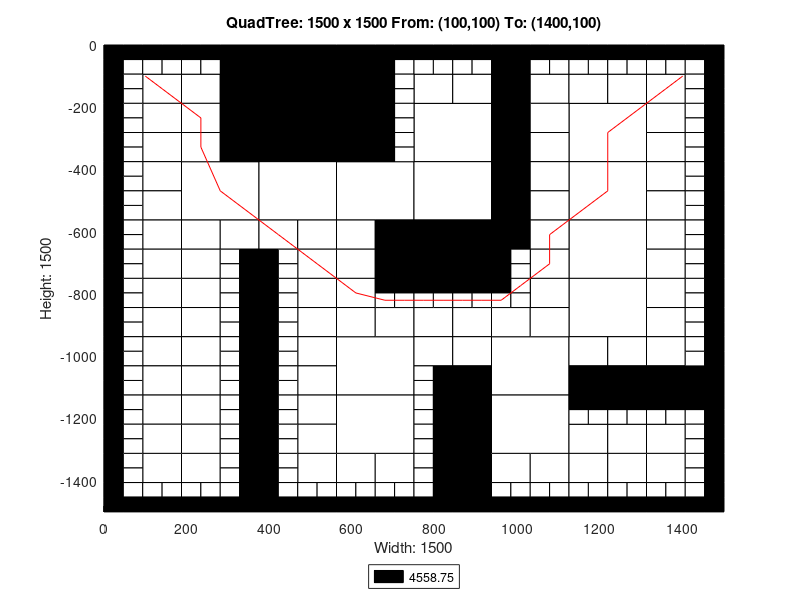

The MATLAB source for this figure:
axis([0 1500 -1500 0]);
title('QuadTree: 1500 x 1500 From: (100,100) To: (1400,100)');
xlabel('Width: 1500');
ylabel('Height: 1500');
rectangle('Position',[375 -187.5 187.5 187.5], 'FaceColor',[0 0 0]);
rectangle('Position',[375 -375 187.5 187.5], 'FaceColor',[0 0 0]);
rectangle('Position',[187.5 -562.5 187.5 187.5], 'FaceColor',[1 1 1]);
rectangle('Position',[375 -562.5 187.5 187.5], 'FaceColor',[1 1 1]);
rectangle('Position',[562.5 -562.5 187.5 187.5], 'FaceColor',[1 1 1]);
rectangle('Position',[750 -375 187.5 187.5], 'FaceColor',[1 1 1]);
rectangle('Position',[1125 -375 187.5 187.5], 'FaceColor',[1 1 1]);
rectangle('Position',[750 -562.5 187.5 187.5], 'FaceColor',[1 1 1]);
rectangle('Position',[750 -750 187.5 187.5], 'FaceColor',[0 0 0]);
rectangle('Position',[1125 -562.5 187.5 187.5], 'FaceColor',[1 1 1]);
rectangle('Position',[1125 -750 187.5 187.5], 'FaceColor',[1 1 1]);
rectangle('Position',[562.5 -1125 187.5 187.5], 'FaceColor',[1 1 1]);
rectangle('Position',[562.5 -1312.5 187.5 187.5], 'FaceColor',[1 1 1]);
rectangle('Position',[937.5 -1125 187.5 187.5], 'FaceColor',[1 1 1]);
rectangle('Position',[1125 -937.5 187.5 187.5], 'FaceColor',[1 1 1]);
rectangle('Position',[937.5 -1312.5 187.5 187.5], 'FaceColor',[1 1 1]);
rectangle('Position',[93.75 -187.5 93.75 93.75], 'FaceColor',[1 1 1]);
rectangle('Position',[281.25 -93.75 93.75 93.75], 'FaceColor',[0 0 0]);
rectangle('Position',[187.5 -187.5 93.75 93.75], 'FaceColor',[1 1 1]);
rectangle('Position',[281.25 -187.5 93.75 93.75], 'FaceColor',[0 0 0]);
rectangle('Position',[93.75 -281.25 93.75 93.75], 'FaceColor',[1 1 1]);
rectangle('Position',[93.75 -375 93.75 93.75], 'FaceColor',[1 1 1]);
rectangle('Position',[187.5 -281.25 93.75 93.75], 'FaceColor',[1 1 1]);
rectangle('Position',[281.25 -281.25 93.75 93.75], 'FaceColor',[0 0 0]);
rectangle('Position',[187.5 -375 93.75 93.75], 'FaceColor',[1 1 1]);
rectangle('Position',[281.25 -375 93.75 93.75], 'FaceColor',[0 0 0]);
rectangle('Position',[562.5 -93.75 93.75 93.75], 'FaceColor',[0 0 0]);
rectangle('Position',[562.5 -187.5 93.75 93.75], 'FaceColor',[0 0 0]);
rectangle('Position',[562.5 -281.25 93.75 93.75], 'FaceColor',[0 0 0]);
rectangle('Position',[562.5 -375 93.75 93.75], 'FaceColor',[0 0 0]);
rectangle('Position',[93.75 -468.75 93.75 93.75], 'FaceColor',[1 1 1]);
rectangle('Position',[93.75 -562.5 93.75 93.75], 'FaceColor',[1 1 1]);
rectangle('Position',[93.75 -656.25 93.75 93.75], 'FaceColor',[1 1 1]);
rectangle('Position',[93.75 -750 93.75 93.75], 'FaceColor',[1 1 1]);
rectangle('Position',[187.5 -656.25 93.75 93.75], 'FaceColor',[1 1 1]);
rectangle('Position',[281.25 -656.25 93.75 93.75], 'FaceColor',[1 1 1]);
rectangle('Position',[187.5 -750 93.75 93.75], 'FaceColor',[1 1 1]);
rectangle('Position',[375 -656.25 93.75 93.75], 'FaceColor',[1 1 1]);
rectangle('Position',[468.75 -656.25 93.75 93.75], 'FaceColor',[1 1 1]);
rectangle('Position',[468.75 -750 93.75 93.75], 'FaceColor',[1 1 1]);
rectangle('Position',[562.5 -656.25 93.75 93.75], 'FaceColor',[1 1 1]);
rectangle('Position',[656.25 -656.25 93.75 93.75], 'FaceColor',[0 0 0]);
rectangle('Position',[562.5 -750 93.75 93.75], 'FaceColor',[1 1 1]);
rectangle('Position',[656.25 -750 93.75 93.75], 'FaceColor',[0 0 0]);
rectangle('Position',[750 -187.5 93.75 93.75], 'FaceColor',[1 1 1]);
rectangle('Position',[843.75 -187.5 93.75 93.75], 'FaceColor',[1 1 1]);
rectangle('Position',[937.5 -93.75 93.75 93.75], 'FaceColor',[0 0 0]);
rectangle('Position',[937.5 -187.5 93.75 93.75], 'FaceColor',[0 0 0]);
rectangle('Position',[1031.25 -187.5 93.75 93.75], 'FaceColor',[1 1 1]);
rectangle('Position',[937.5 -281.25 93.75 93.75], 'FaceColor',[0 0 0]);
rectangle('Position',[1031.25 -281.25 93.75 93.75], 'FaceColor',[1 1 1]);
rectangle('Position',[937.5 -375 93.75 93.75], 'FaceColor',[0 0 0]);
rectangle('Position',[1031.25 -375 93.75 93.75], 'FaceColor',[1 1 1]);
rectangle('Position',[1125 -187.5 93.75 93.75], 'FaceColor',[1 1 1]);
rectangle('Position',[1218.75 -187.5 93.75 93.75], 'FaceColor',[1 1 1]);
rectangle('Position',[1312.5 -187.5 93.75 93.75], 'FaceColor',[1 1 1]);
rectangle('Position',[1312.5 -281.25 93.75 93.75], 'FaceColor',[1 1 1]);
rectangle('Position',[1312.5 -375 93.75 93.75], 'FaceColor',[1 1 1]);
rectangle('Position',[937.5 -468.75 93.75 93.75], 'FaceColor',[0 0 0]);
rectangle('Position',[1031.25 -468.75 93.75 93.75], 'FaceColor',[1 1 1]);
rectangle('Position',[937.5 -562.5 93.75 93.75], 'FaceColor',[0 0 0]);
rectangle('Position',[1031.25 -562.5 93.75 93.75], 'FaceColor',[1 1 1]);
rectangle('Position',[937.5 -656.25 93.75 93.75], 'FaceColor',[0 0 0]);
rectangle('Position',[1031.25 -656.25 93.75 93.75], 'FaceColor',[1 1 1]);
rectangle('Position',[1031.25 -750 93.75 93.75], 'FaceColor',[1 1 1]);
rectangle('Position',[1312.5 -468.75 93.75 93.75], 'FaceColor',[1 1 1]);
rectangle('Position',[1312.5 -562.5 93.75 93.75], 'FaceColor',[1 1 1]);
rectangle('Position',[1312.5 -656.25 93.75 93.75], 'FaceColor',[1 1 1]);
rectangle('Position',[1312.5 -750 93.75 93.75], 'FaceColor',[1 1 1]);
rectangle('Position',[93.75 -843.75 93.75 93.75], 'FaceColor',[1 1 1]);
rectangle('Position',[93.75 -937.5 93.75 93.75], 'FaceColor',[1 1 1]);
rectangle('Position',[187.5 -843.75 93.75 93.75], 'FaceColor',[1 1 1]);
rectangle('Position',[187.5 -937.5 93.75 93.75], 'FaceColor',[1 1 1]);
rectangle('Position',[93.75 -1031.25 93.75 93.75], 'FaceColor',[1 1 1]);
rectangle('Position',[93.75 -1125 93.75 93.75], 'FaceColor',[1 1 1]);
rectangle('Position',[187.5 -1031.25 93.75 93.75], 'FaceColor',[1 1 1]);
rectangle('Position',[187.5 -1125 93.75 93.75], 'FaceColor',[1 1 1]);
rectangle('Position',[468.75 -843.75 93.75 93.75], 'FaceColor',[1 1 1]);
rectangle('Position',[468.75 -937.5 93.75 93.75], 'FaceColor',[1 1 1]);
rectangle('Position',[562.5 -843.75 93.75 93.75], 'FaceColor',[1 1 1]);
rectangle('Position',[562.5 -937.5 93.75 93.75], 'FaceColor',[1 1 1]);
rectangle('Position',[656.25 -937.5 93.75 93.75], 'FaceColor',[1 1 1]);
rectangle('Position',[468.75 -1031.25 93.75 93.75], 'FaceColor',[1 1 1]);
rectangle('Position',[468.75 -1125 93.75 93.75], 'FaceColor',[1 1 1]);
rectangle('Position',[93.75 -1218.75 93.75 93.75], 'FaceColor',[1 1 1]);
rectangle('Position',[93.75 -1312.5 93.75 93.75], 'FaceColor',[1 1 1]);
rectangle('Position',[187.5 -1218.75 93.75 93.75], 'FaceColor',[1 1 1]);
rectangle('Position',[187.5 -1312.5 93.75 93.75], 'FaceColor',[1 1 1]);
rectangle('Position',[93.75 -1406.25 93.75 93.75], 'FaceColor',[1 1 1]);
rectangle('Position',[187.5 -1406.25 93.75 93.75], 'FaceColor',[1 1 1]);
rectangle('Position',[468.75 -1218.75 93.75 93.75], 'FaceColor',[1 1 1]);
rectangle('Position',[468.75 -1312.5 93.75 93.75], 'FaceColor',[1 1 1]);
rectangle('Position',[468.75 -1406.25 93.75 93.75], 'FaceColor',[1 1 1]);
rectangle('Position',[562.5 -1406.25 93.75 93.75], 'FaceColor',[1 1 1]);
rectangle('Position',[656.25 -1406.25 93.75 93.75], 'FaceColor',[1 1 1]);
rectangle('Position',[750 -937.5 93.75 93.75], 'FaceColor',[1 1 1]);
rectangle('Position',[843.75 -937.5 93.75 93.75], 'FaceColor',[1 1 1]);
rectangle('Position',[1031.25 -843.75 93.75 93.75], 'FaceColor',[1 1 1]);
rectangle('Position',[937.5 -937.5 93.75 93.75], 'FaceColor',[1 1 1]);
rectangle('Position',[1031.25 -937.5 93.75 93.75], 'FaceColor',[1 1 1]);
rectangle('Position',[750 -1031.25 93.75 93.75], 'FaceColor',[1 1 1]);
rectangle('Position',[843.75 -1031.25 93.75 93.75], 'FaceColor',[1 1 1]);
rectangle('Position',[843.75 -1125 93.75 93.75], 'FaceColor',[0 0 0]);
rectangle('Position',[1312.5 -843.75 93.75 93.75], 'FaceColor',[1 1 1]);
rectangle('Position',[1312.5 -937.5 93.75 93.75], 'FaceColor',[1 1 1]);
rectangle('Position',[1125 -1031.25 93.75 93.75], 'FaceColor',[1 1 1]);
rectangle('Position',[1218.75 -1031.25 93.75 93.75], 'FaceColor',[1 1 1]);
rectangle('Position',[1125 -1125 93.75 93.75], 'FaceColor',[0 0 0]);
rectangle('Position',[1218.75 -1125 93.75 93.75], 'FaceColor',[0 0 0]);
rectangle('Position',[1312.5 -1031.25 93.75 93.75], 'FaceColor',[1 1 1]);
rectangle('Position',[1312.5 -1125 93.75 93.75], 'FaceColor',[0 0 0]);
rectangle('Position',[1406.25 -1125 93.75 93.75], 'FaceColor',[0 0 0]);
rectangle('Position',[843.75 -1218.75 93.75 93.75], 'FaceColor',[0 0 0]);
rectangle('Position',[843.75 -1312.5 93.75 93.75], 'FaceColor',[0 0 0]);
rectangle('Position',[843.75 -1406.25 93.75 93.75], 'FaceColor',[0 0 0]);
rectangle('Position',[843.75 -1500 93.75 93.75], 'FaceColor',[0 0 0]);
rectangle('Position',[937.5 -1406.25 93.75 93.75], 'FaceColor',[1 1 1]);
rectangle('Position',[1031.25 -1406.25 93.75 93.75], 'FaceColor',[1 1 1]);
rectangle('Position',[1125 -1312.5 93.75 93.75], 'FaceColor',[1 1 1]);
rectangle('Position',[1218.75 -1312.5 93.75 93.75], 'FaceColor',[1 1 1]);
rectangle('Position',[1312.5 -1312.5 93.75 93.75], 'FaceColor',[1 1 1]);
rectangle('Position',[1125 -1406.25 93.75 93.75], 'FaceColor',[1 1 1]);
rectangle('Position',[1218.75 -1406.25 93.75 93.75], 'FaceColor',[1 1 1]);
rectangle('Position',[1312.5 -1406.25 93.75 93.75], 'FaceColor',[1 1 1]);
rectangle('Position',[0 -46.875 46.875 46.875], 'FaceColor',[0 0 0]);
rectangle('Position',[46.875 -46.875 46.875 46.875], 'FaceColor',[0 0 0]);
rectangle('Position',[0 -93.75 46.875 46.875], 'FaceColor',[0 0 0]);
rectangle('Position',[46.875 -93.75 46.875 46.875], 'FaceColor',[1 1 1]);
rectangle('Position',[93.75 -46.875 46.875 46.875], 'FaceColor',[0 0 0]);
rectangle('Position',[140.625 -46.875 46.875 46.875], 'FaceColor',[0 0 0]);
rectangle('Position',[93.75 -93.75 46.875 46.875], 'FaceColor',[1 1 1]);
rectangle('Position',[140.625 -93.75 46.875 46.875], 'FaceColor',[1 1 1]);
rectangle('Position',[0 -140.625 46.875 46.875], 'FaceColor',[0 0 0]);
rectangle('Position',[46.875 -140.625 46.875 46.875], 'FaceColor',[1 1 1]);
rectangle('Position',[0 -187.5 46.875 46.875], 'FaceColor',[0 0 0]);
rectangle('Position',[46.875 -187.5 46.875 46.875], 'FaceColor',[1 1 1]);
rectangle('Position',[187.5 -46.875 46.875 46.875], 'FaceColor',[0 0 0]);
rectangle('Position',[234.375 -46.875 46.875 46.875], 'FaceColor',[0 0 0]);
rectangle('Position',[187.5 -93.75 46.875 46.875], 'FaceColor',[1 1 1]);
rectangle('Position',[234.375 -93.75 46.875 46.875], 'FaceColor',[1 1 1]);
rectangle('Position',[0 -234.375 46.875 46.875], 'FaceColor',[0 0 0]);
rectangle('Position',[46.875 -234.375 46.875 46.875], 'FaceColor',[1 1 1]);
rectangle('Position',[0 -281.25 46.875 46.875], 'FaceColor',[0 0 0]);
rectangle('Position',[46.875 -281.25 46.875 46.875], 'FaceColor',[1 1 1]);
rectangle('Position',[0 -328.125 46.875 46.875], 'FaceColor',[0 0 0]);
rectangle('Position',[46.875 -328.125 46.875 46.875], 'FaceColor',[1 1 1]);
rectangle('Position',[0 -375 46.875 46.875], 'FaceColor',[0 0 0]);
rectangle('Position',[46.875 -375 46.875 46.875], 'FaceColor',[1 1 1]);
rectangle('Position',[656.25 -46.875 46.875 46.875], 'FaceColor',[0 0 0]);
rectangle('Position',[703.125 -46.875 46.875 46.875], 'FaceColor',[0 0 0]);
rectangle('Position',[656.25 -93.75 46.875 46.875], 'FaceColor',[0 0 0]);
rectangle('Position',[703.125 -93.75 46.875 46.875], 'FaceColor',[1 1 1]);
rectangle('Position',[656.25 -140.625 46.875 46.875], 'FaceColor',[0 0 0]);
rectangle('Position',[703.125 -140.625 46.875 46.875], 'FaceColor',[1 1 1]);
rectangle('Position',[656.25 -187.5 46.875 46.875], 'FaceColor',[0 0 0]);
rectangle('Position',[703.125 -187.5 46.875 46.875], 'FaceColor',[1 1 1]);
rectangle('Position',[656.25 -234.375 46.875 46.875], 'FaceColor',[0 0 0]);
rectangle('Position',[703.125 -234.375 46.875 46.875], 'FaceColor',[1 1 1]);
rectangle('Position',[656.25 -281.25 46.875 46.875], 'FaceColor',[0 0 0]);
rectangle('Position',[703.125 -281.25 46.875 46.875], 'FaceColor',[1 1 1]);
rectangle('Position',[656.25 -328.125 46.875 46.875], 'FaceColor',[0 0 0]);
rectangle('Position',[703.125 -328.125 46.875 46.875], 'FaceColor',[1 1 1]);
rectangle('Position',[656.25 -375 46.875 46.875], 'FaceColor',[0 0 0]);
rectangle('Position',[703.125 -375 46.875 46.875], 'FaceColor',[1 1 1]);
rectangle('Position',[0 -421.875 46.875 46.875], 'FaceColor',[0 0 0]);
rectangle('Position',[46.875 -421.875 46.875 46.875], 'FaceColor',[1 1 1]);
rectangle('Position',[0 -468.75 46.875 46.875], 'FaceColor',[0 0 0]);
rectangle('Position',[46.875 -468.75 46.875 46.875], 'FaceColor',[1 1 1]);
rectangle('Position',[0 -515.625 46.875 46.875], 'FaceColor',[0 0 0]);
rectangle('Position',[46.875 -515.625 46.875 46.875], 'FaceColor',[1 1 1]);
rectangle('Position',[0 -562.5 46.875 46.875], 'FaceColor',[0 0 0]);
rectangle('Position',[46.875 -562.5 46.875 46.875], 'FaceColor',[1 1 1]);
rectangle('Position',[0 -609.375 46.875 46.875], 'FaceColor',[0 0 0]);
rectangle('Position',[46.875 -609.375 46.875 46.875], 'FaceColor',[1 1 1]);
rectangle('Position',[0 -656.25 46.875 46.875], 'FaceColor',[0 0 0]);
rectangle('Position',[46.875 -656.25 46.875 46.875], 'FaceColor',[1 1 1]);
rectangle('Position',[0 -703.125 46.875 46.875], 'FaceColor',[0 0 0]);
rectangle('Position',[46.875 -703.125 46.875 46.875], 'FaceColor',[1 1 1]);
rectangle('Position',[0 -750 46.875 46.875], 'FaceColor',[0 0 0]);
rectangle('Position',[46.875 -750 46.875 46.875], 'FaceColor',[1 1 1]);
rectangle('Position',[281.25 -703.125 46.875 46.875], 'FaceColor',[1 1 1]);
rectangle('Position',[328.125 -703.125 46.875 46.875], 'FaceColor',[0 0 0]);
rectangle('Position',[281.25 -750 46.875 46.875], 'FaceColor',[1 1 1]);
rectangle('Position',[328.125 -750 46.875 46.875], 'FaceColor',[0 0 0]);
rectangle('Position',[375 -703.125 46.875 46.875], 'FaceColor',[0 0 0]);
rectangle('Position',[421.875 -703.125 46.875 46.875], 'FaceColor',[1 1 1]);
rectangle('Position',[375 -750 46.875 46.875], 'FaceColor',[0 0 0]);
rectangle('Position',[421.875 -750 46.875 46.875], 'FaceColor',[1 1 1]);
rectangle('Position',[750 -46.875 46.875 46.875], 'FaceColor',[0 0 0]);
rectangle('Position',[796.875 -46.875 46.875 46.875], 'FaceColor',[0 0 0]);
rectangle('Position',[750 -93.75 46.875 46.875], 'FaceColor',[1 1 1]);
rectangle('Position',[796.875 -93.75 46.875 46.875], 'FaceColor',[1 1 1]);
rectangle('Position',[843.75 -46.875 46.875 46.875], 'FaceColor',[0 0 0]);
rectangle('Position',[890.625 -46.875 46.875 46.875], 'FaceColor',[0 0 0]);
rectangle('Position',[843.75 -93.75 46.875 46.875], 'FaceColor',[1 1 1]);
rectangle('Position',[890.625 -93.75 46.875 46.875], 'FaceColor',[1 1 1]);
rectangle('Position',[1031.25 -46.875 46.875 46.875], 'FaceColor',[0 0 0]);
rectangle('Position',[1078.12 -46.875 46.875 46.875], 'FaceColor',[0 0 0]);
rectangle('Position',[1031.25 -93.75 46.875 46.875], 'FaceColor',[1 1 1]);
rectangle('Position',[1078.12 -93.75 46.875 46.875], 'FaceColor',[1 1 1]);
rectangle('Position',[1125 -46.875 46.875 46.875], 'FaceColor',[0 0 0]);
rectangle('Position',[1171.88 -46.875 46.875 46.875], 'FaceColor',[0 0 0]);
rectangle('Position',[1125 -93.75 46.875 46.875], 'FaceColor',[1 1 1]);
rectangle('Position',[1171.88 -93.75 46.875 46.875], 'FaceColor',[1 1 1]);
rectangle('Position',[1218.75 -46.875 46.875 46.875], 'FaceColor',[0 0 0]);
rectangle('Position',[1265.62 -46.875 46.875 46.875], 'FaceColor',[0 0 0]);
rectangle('Position',[1218.75 -93.75 46.875 46.875], 'FaceColor',[1 1 1]);
rectangle('Position',[1265.62 -93.75 46.875 46.875], 'FaceColor',[1 1 1]);
rectangle('Position',[1312.5 -46.875 46.875 46.875], 'FaceColor',[0 0 0]);
rectangle('Position',[1359.38 -46.875 46.875 46.875], 'FaceColor',[0 0 0]);
rectangle('Position',[1312.5 -93.75 46.875 46.875], 'FaceColor',[1 1 1]);
rectangle('Position',[1359.38 -93.75 46.875 46.875], 'FaceColor',[1 1 1]);
rectangle('Position',[1406.25 -46.875 46.875 46.875], 'FaceColor',[0 0 0]);
rectangle('Position',[1453.12 -46.875 46.875 46.875], 'FaceColor',[0 0 0]);
rectangle('Position',[1406.25 -93.75 46.875 46.875], 'FaceColor',[1 1 1]);
rectangle('Position',[1453.12 -93.75 46.875 46.875], 'FaceColor',[0 0 0]);
rectangle('Position',[1406.25 -140.625 46.875 46.875], 'FaceColor',[1 1 1]);
rectangle('Position',[1453.12 -140.625 46.875 46.875], 'FaceColor',[0 0 0]);
rectangle('Position',[1406.25 -187.5 46.875 46.875], 'FaceColor',[1 1 1]);
rectangle('Position',[1453.12 -187.5 46.875 46.875], 'FaceColor',[0 0 0]);
rectangle('Position',[1406.25 -234.375 46.875 46.875], 'FaceColor',[1 1 1]);
rectangle('Position',[1453.12 -234.375 46.875 46.875], 'FaceColor',[0 0 0]);
rectangle('Position',[1406.25 -281.25 46.875 46.875], 'FaceColor',[1 1 1]);
rectangle('Position',[1453.12 -281.25 46.875 46.875], 'FaceColor',[0 0 0]);
rectangle('Position',[1406.25 -328.125 46.875 46.875], 'FaceColor',[1 1 1]);
rectangle('Position',[1453.12 -328.125 46.875 46.875], 'FaceColor',[0 0 0]);
rectangle('Position',[1406.25 -375 46.875 46.875], 'FaceColor',[1 1 1]);
rectangle('Position',[1453.12 -375 46.875 46.875], 'FaceColor',[0 0 0]);
rectangle('Position',[937.5 -703.125 46.875 46.875], 'FaceColor',[0 0 0]);
rectangle('Position',[984.375 -703.125 46.875 46.875], 'FaceColor',[1 1 1]);
rectangle('Position',[937.5 -750 46.875 46.875], 'FaceColor',[0 0 0]);
rectangle('Position',[984.375 -750 46.875 46.875], 'FaceColor',[1 1 1]);
rectangle('Position',[1406.25 -421.875 46.875 46.875], 'FaceColor',[1 1 1]);
rectangle('Position',[1453.12 -421.875 46.875 46.875], 'FaceColor',[0 0 0]);
rectangle('Position',[1406.25 -468.75 46.875 46.875], 'FaceColor',[1 1 1]);
rectangle('Position',[1453.12 -468.75 46.875 46.875], 'FaceColor',[0 0 0]);
rectangle('Position',[1406.25 -515.625 46.875 46.875], 'FaceColor',[1 1 1]);
rectangle('Position',[1453.12 -515.625 46.875 46.875], 'FaceColor',[0 0 0]);
rectangle('Position',[1406.25 -562.5 46.875 46.875], 'FaceColor',[1 1 1]);
rectangle('Position',[1453.12 -562.5 46.875 46.875], 'FaceColor',[0 0 0]);
rectangle('Position',[1406.25 -609.375 46.875 46.875], 'FaceColor',[1 1 1]);
rectangle('Position',[1453.12 -609.375 46.875 46.875], 'FaceColor',[0 0 0]);
rectangle('Position',[1406.25 -656.25 46.875 46.875], 'FaceColor',[1 1 1]);
rectangle('Position',[1453.12 -656.25 46.875 46.875], 'FaceColor',[0 0 0]);
rectangle('Position',[1406.25 -703.125 46.875 46.875], 'FaceColor',[1 1 1]);
rectangle('Position',[1453.12 -703.125 46.875 46.875], 'FaceColor',[0 0 0]);
rectangle('Position',[1406.25 -750 46.875 46.875], 'FaceColor',[1 1 1]);
rectangle('Position',[1453.12 -750 46.875 46.875], 'FaceColor',[0 0 0]);
rectangle('Position',[0 -796.875 46.875 46.875], 'FaceColor',[0 0 0]);
rectangle('Position',[46.875 -796.875 46.875 46.875], 'FaceColor',[1 1 1]);
rectangle('Position',[0 -843.75 46.875 46.875], 'FaceColor',[0 0 0]);
rectangle('Position',[46.875 -843.75 46.875 46.875], 'FaceColor',[1 1 1]);
rectangle('Position',[0 -890.625 46.875 46.875], 'FaceColor',[0 0 0]);
rectangle('Position',[46.875 -890.625 46.875 46.875], 'FaceColor',[1 1 1]);
rectangle('Position',[0 -937.5 46.875 46.875], 'FaceColor',[0 0 0]);
rectangle('Position',[46.875 -937.5 46.875 46.875], 'FaceColor',[1 1 1]);
rectangle('Position',[281.25 -796.875 46.875 46.875], 'FaceColor',[1 1 1]);
rectangle('Position',[328.125 -796.875 46.875 46.875], 'FaceColor',[0 0 0]);
rectangle('Position',[281.25 -843.75 46.875 46.875], 'FaceColor',[1 1 1]);
rectangle('Position',[328.125 -843.75 46.875 46.875], 'FaceColor',[0 0 0]);
rectangle('Position',[281.25 -890.625 46.875 46.875], 'FaceColor',[1 1 1]);
rectangle('Position',[328.125 -890.625 46.875 46.875], 'FaceColor',[0 0 0]);
rectangle('Position',[281.25 -937.5 46.875 46.875], 'FaceColor',[1 1 1]);
rectangle('Position',[328.125 -937.5 46.875 46.875], 'FaceColor',[0 0 0]);
rectangle('Position',[0 -984.375 46.875 46.875], 'FaceColor',[0 0 0]);
rectangle('Position',[46.875 -984.375 46.875 46.875], 'FaceColor',[1 1 1]);
rectangle('Position',[0 -1031.25 46.875 46.875], 'FaceColor',[0 0 0]);
rectangle('Position',[46.875 -1031.25 46.875 46.875], 'FaceColor',[1 1 1]);
rectangle('Position',[0 -1078.12 46.875 46.875], 'FaceColor',[0 0 0]);
rectangle('Position',[46.875 -1078.12 46.875 46.875], 'FaceColor',[1 1 1]);
rectangle('Position',[0 -1125 46.875 46.875], 'FaceColor',[0 0 0]);
rectangle('Position',[46.875 -1125 46.875 46.875], 'FaceColor',[1 1 1]);
rectangle('Position',[281.25 -984.375 46.875 46.875], 'FaceColor',[1 1 1]);
rectangle('Position',[328.125 -984.375 46.875 46.875], 'FaceColor',[0 0 0]);
rectangle('Position',[281.25 -1031.25 46.875 46.875], 'FaceColor',[1 1 1]);
rectangle('Position',[328.125 -1031.25 46.875 46.875], 'FaceColor',[0 0 0]);
rectangle('Position',[281.25 -1078.12 46.875 46.875], 'FaceColor',[1 1 1]);
rectangle('Position',[328.125 -1078.12 46.875 46.875], 'FaceColor',[0 0 0]);
rectangle('Position',[281.25 -1125 46.875 46.875], 'FaceColor',[1 1 1]);
rectangle('Position',[328.125 -1125 46.875 46.875], 'FaceColor',[0 0 0]);
rectangle('Position',[375 -796.875 46.875 46.875], 'FaceColor',[0 0 0]);
rectangle('Position',[421.875 -796.875 46.875 46.875], 'FaceColor',[1 1 1]);
rectangle('Position',[375 -843.75 46.875 46.875], 'FaceColor',[0 0 0]);
rectangle('Position',[421.875 -843.75 46.875 46.875], 'FaceColor',[1 1 1]);
rectangle('Position',[375 -890.625 46.875 46.875], 'FaceColor',[0 0 0]);
rectangle('Position',[421.875 -890.625 46.875 46.875], 'FaceColor',[1 1 1]);
rectangle('Position',[375 -937.5 46.875 46.875], 'FaceColor',[0 0 0]);
rectangle('Position',[421.875 -937.5 46.875 46.875], 'FaceColor',[1 1 1]);
rectangle('Position',[656.25 -796.875 46.875 46.875], 'FaceColor',[0 0 0]);
rectangle('Position',[703.125 -796.875 46.875 46.875], 'FaceColor',[0 0 0]);
rectangle('Position',[656.25 -843.75 46.875 46.875], 'FaceColor',[1 1 1]);
rectangle('Position',[703.125 -843.75 46.875 46.875], 'FaceColor',[1 1 1]);
rectangle('Position',[375 -984.375 46.875 46.875], 'FaceColor',[0 0 0]);
rectangle('Position',[421.875 -984.375 46.875 46.875], 'FaceColor',[1 1 1]);
rectangle('Position',[375 -1031.25 46.875 46.875], 'FaceColor',[0 0 0]);
rectangle('Position',[421.875 -1031.25 46.875 46.875], 'FaceColor',[1 1 1]);
rectangle('Position',[375 -1078.12 46.875 46.875], 'FaceColor',[0 0 0]);
rectangle('Position',[421.875 -1078.12 46.875 46.875], 'FaceColor',[1 1 1]);
rectangle('Position',[375 -1125 46.875 46.875], 'FaceColor',[0 0 0]);
rectangle('Position',[421.875 -1125 46.875 46.875], 'FaceColor',[1 1 1]);
rectangle('Position',[0 -1171.88 46.875 46.875], 'FaceColor',[0 0 0]);
rectangle('Position',[46.875 -1171.88 46.875 46.875], 'FaceColor',[1 1 1]);
rectangle('Position',[0 -1218.75 46.875 46.875], 'FaceColor',[0 0 0]);
rectangle('Position',[46.875 -1218.75 46.875 46.875], 'FaceColor',[1 1 1]);
rectangle('Position',[0 -1265.62 46.875 46.875], 'FaceColor',[0 0 0]);
rectangle('Position',[46.875 -1265.62 46.875 46.875], 'FaceColor',[1 1 1]);
rectangle('Position',[0 -1312.5 46.875 46.875], 'FaceColor',[0 0 0]);
rectangle('Position',[46.875 -1312.5 46.875 46.875], 'FaceColor',[1 1 1]);
rectangle('Position',[281.25 -1171.88 46.875 46.875], 'FaceColor',[1 1 1]);
rectangle('Position',[328.125 -1171.88 46.875 46.875], 'FaceColor',[0 0 0]);
rectangle('Position',[281.25 -1218.75 46.875 46.875], 'FaceColor',[1 1 1]);
rectangle('Position',[328.125 -1218.75 46.875 46.875], 'FaceColor',[0 0 0]);
rectangle('Position',[281.25 -1265.62 46.875 46.875], 'FaceColor',[1 1 1]);
rectangle('Position',[328.125 -1265.62 46.875 46.875], 'FaceColor',[0 0 0]);
rectangle('Position',[281.25 -1312.5 46.875 46.875], 'FaceColor',[1 1 1]);
rectangle('Position',[328.125 -1312.5 46.875 46.875], 'FaceColor',[0 0 0]);
rectangle('Position',[0 -1359.38 46.875 46.875], 'FaceColor',[0 0 0]);
rectangle('Position',[46.875 -1359.38 46.875 46.875], 'FaceColor',[1 1 1]);
rectangle('Position',[0 -1406.25 46.875 46.875], 'FaceColor',[0 0 0]);
rectangle('Position',[46.875 -1406.25 46.875 46.875], 'FaceColor',[1 1 1]);
rectangle('Position',[0 -1453.12 46.875 46.875], 'FaceColor',[0 0 0]);
rectangle('Position',[46.875 -1453.12 46.875 46.875], 'FaceColor',[1 1 1]);
rectangle('Position',[0 -1500 46.875 46.875], 'FaceColor',[0 0 0]);
rectangle('Position',[46.875 -1500 46.875 46.875], 'FaceColor',[0 0 0]);
rectangle('Position',[93.75 -1453.12 46.875 46.875], 'FaceColor',[1 1 1]);
rectangle('Position',[140.625 -1453.12 46.875 46.875], 'FaceColor',[1 1 1]);
rectangle('Position',[93.75 -1500 46.875 46.875], 'FaceColor',[0 0 0]);
rectangle('Position',[140.625 -1500 46.875 46.875], 'FaceColor',[0 0 0]);
rectangle('Position',[281.25 -1359.38 46.875 46.875], 'FaceColor',[1 1 1]);
rectangle('Position',[328.125 -1359.38 46.875 46.875], 'FaceColor',[0 0 0]);
rectangle('Position',[281.25 -1406.25 46.875 46.875], 'FaceColor',[1 1 1]);
rectangle('Position',[328.125 -1406.25 46.875 46.875], 'FaceColor',[0 0 0]);
rectangle('Position',[187.5 -1453.12 46.875 46.875], 'FaceColor',[1 1 1]);
rectangle('Position',[234.375 -1453.12 46.875 46.875], 'FaceColor',[1 1 1]);
rectangle('Position',[187.5 -1500 46.875 46.875], 'FaceColor',[0 0 0]);
rectangle('Position',[234.375 -1500 46.875 46.875], 'FaceColor',[0 0 0]);
rectangle('Position',[281.25 -1453.12 46.875 46.875], 'FaceColor',[1 1 1]);
rectangle('Position',[328.125 -1453.12 46.875 46.875], 'FaceColor',[0 0 0]);
rectangle('Position',[281.25 -1500 46.875 46.875], 'FaceColor',[0 0 0]);
rectangle('Position',[328.125 -1500 46.875 46.875], 'FaceColor',[0 0 0]);
rectangle('Position',[375 -1171.88 46.875 46.875], 'FaceColor',[0 0 0]);
rectangle('Position',[421.875 -1171.88 46.875 46.875], 'FaceColor',[1 1 1]);
rectangle('Position',[375 -1218.75 46.875 46.875], 'FaceColor',[0 0 0]);
rectangle('Position',[421.875 -1218.75 46.875 46.875], 'FaceColor',[1 1 1]);
rectangle('Position',[375 -1265.62 46.875 46.875], 'FaceColor',[0 0 0]);
rectangle('Position',[421.875 -1265.62 46.875 46.875], 'FaceColor',[1 1 1]);
rectangle('Position',[375 -1312.5 46.875 46.875], 'FaceColor',[0 0 0]);
rectangle('Position',[421.875 -1312.5 46.875 46.875], 'FaceColor',[1 1 1]);
rectangle('Position',[375 -1359.38 46.875 46.875], 'FaceColor',[0 0 0]);
rectangle('Position',[421.875 -1359.38 46.875 46.875], 'FaceColor',[1 1 1]);
rectangle('Position',[375 -1406.25 46.875 46.875], 'FaceColor',[0 0 0]);
rectangle('Position',[421.875 -1406.25 46.875 46.875], 'FaceColor',[1 1 1]);
rectangle('Position',[375 -1453.12 46.875 46.875], 'FaceColor',[0 0 0]);
rectangle('Position',[421.875 -1453.12 46.875 46.875], 'FaceColor',[1 1 1]);
rectangle('Position',[375 -1500 46.875 46.875], 'FaceColor',[0 0 0]);
rectangle('Position',[421.875 -1500 46.875 46.875], 'FaceColor',[0 0 0]);
rectangle('Position',[468.75 -1453.12 46.875 46.875], 'FaceColor',[1 1 1]);
rectangle('Position',[515.625 -1453.12 46.875 46.875], 'FaceColor',[1 1 1]);
rectangle('Position',[468.75 -1500 46.875 46.875], 'FaceColor',[0 0 0]);
rectangle('Position',[515.625 -1500 46.875 46.875], 'FaceColor',[0 0 0]);
rectangle('Position',[562.5 -1453.12 46.875 46.875], 'FaceColor',[1 1 1]);
rectangle('Position',[609.375 -1453.12 46.875 46.875], 'FaceColor',[1 1 1]);
rectangle('Position',[562.5 -1500 46.875 46.875], 'FaceColor',[0 0 0]);
rectangle('Position',[609.375 -1500 46.875 46.875], 'FaceColor',[0 0 0]);
rectangle('Position',[656.25 -1453.12 46.875 46.875], 'FaceColor',[1 1 1]);
rectangle('Position',[703.125 -1453.12 46.875 46.875], 'FaceColor',[1 1 1]);
rectangle('Position',[656.25 -1500 46.875 46.875], 'FaceColor',[0 0 0]);
rectangle('Position',[703.125 -1500 46.875 46.875], 'FaceColor',[0 0 0]);
rectangle('Position',[750 -796.875 46.875 46.875], 'FaceColor',[0 0 0]);
rectangle('Position',[796.875 -796.875 46.875 46.875], 'FaceColor',[0 0 0]);
rectangle('Position',[750 -843.75 46.875 46.875], 'FaceColor',[1 1 1]);
rectangle('Position',[796.875 -843.75 46.875 46.875], 'FaceColor',[1 1 1]);
rectangle('Position',[843.75 -796.875 46.875 46.875], 'FaceColor',[0 0 0]);
rectangle('Position',[890.625 -796.875 46.875 46.875], 'FaceColor',[0 0 0]);
rectangle('Position',[843.75 -843.75 46.875 46.875], 'FaceColor',[1 1 1]);
rectangle('Position',[890.625 -843.75 46.875 46.875], 'FaceColor',[1 1 1]);
rectangle('Position',[937.5 -796.875 46.875 46.875], 'FaceColor',[0 0 0]);
rectangle('Position',[984.375 -796.875 46.875 46.875], 'FaceColor',[1 1 1]);
rectangle('Position',[937.5 -843.75 46.875 46.875], 'FaceColor',[1 1 1]);
rectangle('Position',[984.375 -843.75 46.875 46.875], 'FaceColor',[1 1 1]);
rectangle('Position',[750 -1078.12 46.875 46.875], 'FaceColor',[1 1 1]);
rectangle('Position',[796.875 -1078.12 46.875 46.875], 'FaceColor',[0 0 0]);
rectangle('Position',[750 -1125 46.875 46.875], 'FaceColor',[1 1 1]);
rectangle('Position',[796.875 -1125 46.875 46.875], 'FaceColor',[0 0 0]);
rectangle('Position',[1406.25 -796.875 46.875 46.875], 'FaceColor',[1 1 1]);
rectangle('Position',[1453.12 -796.875 46.875 46.875], 'FaceColor',[0 0 0]);
rectangle('Position',[1406.25 -843.75 46.875 46.875], 'FaceColor',[1 1 1]);
rectangle('Position',[1453.12 -843.75 46.875 46.875], 'FaceColor',[0 0 0]);
rectangle('Position',[1406.25 -890.625 46.875 46.875], 'FaceColor',[1 1 1]);
rectangle('Position',[1453.12 -890.625 46.875 46.875], 'FaceColor',[0 0 0]);
rectangle('Position',[1406.25 -937.5 46.875 46.875], 'FaceColor',[1 1 1]);
rectangle('Position',[1453.12 -937.5 46.875 46.875], 'FaceColor',[0 0 0]);
rectangle('Position',[1406.25 -984.375 46.875 46.875], 'FaceColor',[1 1 1]);
rectangle('Position',[1453.12 -984.375 46.875 46.875], 'FaceColor',[0 0 0]);
rectangle('Position',[1406.25 -1031.25 46.875 46.875], 'FaceColor',[1 1 1]);
rectangle('Position',[1453.12 -1031.25 46.875 46.875], 'FaceColor',[0 0 0]);
rectangle('Position',[750 -1171.88 46.875 46.875], 'FaceColor',[1 1 1]);
rectangle('Position',[796.875 -1171.88 46.875 46.875], 'FaceColor',[0 0 0]);
rectangle('Position',[750 -1218.75 46.875 46.875], 'FaceColor',[1 1 1]);
rectangle('Position',[796.875 -1218.75 46.875 46.875], 'FaceColor',[0 0 0]);
rectangle('Position',[750 -1265.62 46.875 46.875], 'FaceColor',[1 1 1]);
rectangle('Position',[796.875 -1265.62 46.875 46.875], 'FaceColor',[0 0 0]);
rectangle('Position',[750 -1312.5 46.875 46.875], 'FaceColor',[1 1 1]);
rectangle('Position',[796.875 -1312.5 46.875 46.875], 'FaceColor',[0 0 0]);
rectangle('Position',[750 -1359.38 46.875 46.875], 'FaceColor',[1 1 1]);
rectangle('Position',[796.875 -1359.38 46.875 46.875], 'FaceColor',[0 0 0]);
rectangle('Position',[750 -1406.25 46.875 46.875], 'FaceColor',[1 1 1]);
rectangle('Position',[796.875 -1406.25 46.875 46.875], 'FaceColor',[0 0 0]);
rectangle('Position',[750 -1453.12 46.875 46.875], 'FaceColor',[1 1 1]);
rectangle('Position',[796.875 -1453.12 46.875 46.875], 'FaceColor',[0 0 0]);
rectangle('Position',[750 -1500 46.875 46.875], 'FaceColor',[0 0 0]);
rectangle('Position',[796.875 -1500 46.875 46.875], 'FaceColor',[0 0 0]);
rectangle('Position',[937.5 -1453.12 46.875 46.875], 'FaceColor',[1 1 1]);
rectangle('Position',[984.375 -1453.12 46.875 46.875], 'FaceColor',[1 1 1]);
rectangle('Position',[937.5 -1500 46.875 46.875], 'FaceColor',[0 0 0]);
rectangle('Position',[984.375 -1500 46.875 46.875], 'FaceColor',[0 0 0]);
rectangle('Position',[1031.25 -1453.12 46.875 46.875], 'FaceColor',[1 1 1]);
rectangle('Position',[1078.12 -1453.12 46.875 46.875], 'FaceColor',[1 1 1]);
rectangle('Position',[1031.25 -1500 46.875 46.875], 'FaceColor',[0 0 0]);
rectangle('Position',[1078.12 -1500 46.875 46.875], 'FaceColor',[0 0 0]);
rectangle('Position',[1125 -1171.88 46.875 46.875], 'FaceColor',[0 0 0]);
rectangle('Position',[1171.88 -1171.88 46.875 46.875], 'FaceColor',[0 0 0]);
rectangle('Position',[1125 -1218.75 46.875 46.875], 'FaceColor',[1 1 1]);
rectangle('Position',[1171.88 -1218.75 46.875 46.875], 'FaceColor',[1 1 1]);
rectangle('Position',[1218.75 -1171.88 46.875 46.875], 'FaceColor',[0 0 0]);
rectangle('Position',[1265.62 -1171.88 46.875 46.875], 'FaceColor',[0 0 0]);
rectangle('Position',[1218.75 -1218.75 46.875 46.875], 'FaceColor',[1 1 1]);
rectangle('Position',[1265.62 -1218.75 46.875 46.875], 'FaceColor',[1 1 1]);
rectangle('Position',[1312.5 -1171.88 46.875 46.875], 'FaceColor',[0 0 0]);
rectangle('Position',[1359.38 -1171.88 46.875 46.875], 'FaceColor',[0 0 0]);
rectangle('Position',[1312.5 -1218.75 46.875 46.875], 'FaceColor',[1 1 1]);
rectangle('Position',[1359.38 -1218.75 46.875 46.875], 'FaceColor',[1 1 1]);
rectangle('Position',[1406.25 -1171.88 46.875 46.875], 'FaceColor',[0 0 0]);
rectangle('Position',[1453.12 -1171.88 46.875 46.875], 'FaceColor',[0 0 0]);
rectangle('Position',[1406.25 -1218.75 46.875 46.875], 'FaceColor',[1 1 1]);
rectangle('Position',[1453.12 -1218.75 46.875 46.875], 'FaceColor',[0 0 0]);
rectangle('Position',[1406.25 -1265.62 46.875 46.875], 'FaceColor',[1 1 1]);
rectangle('Position',[1453.12 -1265.62 46.875 46.875], 'FaceColor',[0 0 0]);
rectangle('Position',[1406.25 -1312.5 46.875 46.875], 'FaceColor',[1 1 1]);
rectangle('Position',[1453.12 -1312.5 46.875 46.875], 'FaceColor',[0 0 0]);
rectangle('Position',[1125 -1453.12 46.875 46.875], 'FaceColor',[1 1 1]);
rectangle('Position',[1171.88 -1453.12 46.875 46.875], 'FaceColor',[1 1 1]);
rectangle('Position',[1125 -1500 46.875 46.875], 'FaceColor',[0 0 0]);
rectangle('Position',[1171.88 -1500 46.875 46.875], 'FaceColor',[0 0 0]);
rectangle('Position',[1218.75 -1453.12 46.875 46.875], 'FaceColor',[1 1 1]);
rectangle('Position',[1265.62 -1453.12 46.875 46.875], 'FaceColor',[1 1 1]);
rectangle('Position',[1218.75 -1500 46.875 46.875], 'FaceColor',[0 0 0]);
rectangle('Position',[1265.62 -1500 46.875 46.875], 'FaceColor',[0 0 0]);
rectangle('Position',[1406.25 -1359.38 46.875 46.875], 'FaceColor',[1 1 1]);
rectangle('Position',[1453.12 -1359.38 46.875 46.875], 'FaceColor',[0 0 0]);
rectangle('Position',[1406.25 -1406.25 46.875 46.875], 'FaceColor',[1 1 1]);
rectangle('Position',[1453.12 -1406.25 46.875 46.875], 'FaceColor',[0 0 0]);
rectangle('Position',[1312.5 -1453.12 46.875 46.875], 'FaceColor',[1 1 1]);
rectangle('Position',[1359.38 -1453.12 46.875 46.875], 'FaceColor',[1 1 1]);
rectangle('Position',[1312.5 -1500 46.875 46.875], 'FaceColor',[0 0 0]);
rectangle('Position',[1359.38 -1500 46.875 46.875], 'FaceColor',[0 0 0]);
rectangle('Position',[1406.25 -1453.12 46.875 46.875], 'FaceColor',[1 1 1]);
rectangle('Position',[1453.12 -1453.12 46.875 46.875], 'FaceColor',[0 0 0]);
rectangle('Position',[1406.25 -1500 46.875 46.875], 'FaceColor',[0 0 0]);
rectangle('Position',[1453.12 -1500 46.875 46.875], 'FaceColor',[0 0 0]);
X=[1400,1359.38,1218.75,1218.75,1078.12,1078.12,1007.81,960.938,914.062,867.188,820.312,773.438,726.562,679.688,609.375,515.625,421.875,281.25,234.375,234.375,140.625,100];
Y=[-100,-140.625,-281.25,-468.75,-609.375,-703.125,-773.438,-820.312,-820.312,-820.312,-820.312,-820.312,-820.312,-820.312,-796.875,-703.125,-609.375,-468.75,-328.125,-234.375,-140.625,-100];
hold on;
plot(X,Y,'r');
legend('4558.75','Location','southoutside');
